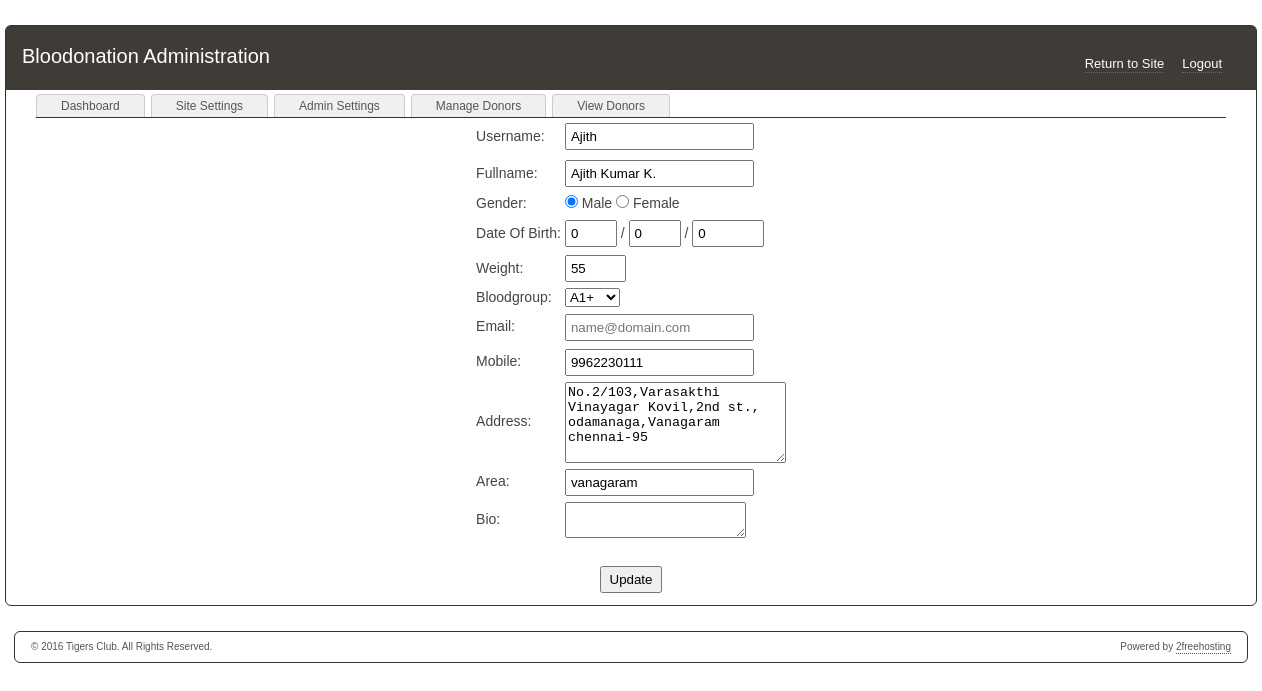
The app's page /admin/edit_donor.php?id=72 (signed in) with its own data.
### tables this page shows
CREATE TABLE IF NOT EXISTS `settings` (
  `setting` varchar(255) NOT NULL,
  `value` text NOT NULL,
  PRIMARY KEY (`setting`)
);

CREATE TABLE IF NOT EXISTS `donor` (
  `id` int(10) unsigned NOT NULL AUTO_INCREMENT,
  `date` timestamp NOT NULL DEFAULT CURRENT_TIMESTAMP,
  `username` varchar(15) NOT NULL,
  `password` varchar(100) NOT NULL,
  `fullname` varchar(25) NOT NULL,
  `gender` varchar(6) NOT NULL DEFAULT '',
  `day` int(2) NOT NULL,
  `month` int(2) NOT NULL,
  `year` int(4) NOT NULL,
  `weight` int(3) NOT NULL,
  `bloodgroup` varchar(5) NOT NULL,
  `email` varchar(25) NOT NULL,
  `mobile` varchar(113) NOT NULL,
  `address` varchar(250) NOT NULL,
  `city` varchar(25) NOT NULL,
  `bio` varchar(250) NOT NULL,
  PRIMARY KEY (`id`),
  UNIQUE KEY `username` (`username`)
);

### utils/config.php (called while the page is built, shortened)
<?php
$table_prefix = "";
?>

### admin/edit_donor.php (the view, shortened to what this page needs)
<?php
include '../utils/config.php';
include("../utils/functions.php");
if(isset($_GET['id']))
{
	$id=$_GET['id'];
$query1 = mysqli_query($conn,"select * from donor where id=$id");
$query2 = mysqli_fetch_array($query1);
?>
<?php
include("./admin_header.php");
?>
  <div id="content">
    <ul id="topTabs">
      <li><a href="./index.php">Dashboard</a></li>
      <li><a href="./site_settings.php">Site Settings</a></li>
      <li><a href="./admin_settings.php">Admin Settings</a></li>
      <li><a href="./manage_donors.php">Manage Donors</a></li>
      <li><a href="./count_view.php">View Donors</a></li>
    </ul>
		<form method="post" action="" >
<table align="center">
<tr><td>Username:</td> <td> <input type="text" class="form" name="username" value="<?=$query2['username'];?>"/></td></tr><tr>
<tr><td>Fullname:</td><td><input type="text" class="form" name="fullname" value="<?=$query2['fullname'];?>"/></td></tr>
<tr><td>Gender: </td><td><input type="radio" class="rform" name="gender" value="Male"
<?php
if($query2['gender'] == 'Male')
	echo 'checked = "true"';
?> checked/> Male
<input type="radio" class="rform" name="gender" value="Female"
<?php
if($query2['gender'] == 'Female')
	echo 'checked = "true"';
?>/> Female</td></tr>
<tr><td>Date Of Birth:</td><td><input type="number" class="form" name="day" placeholder="DD" value="<?=$query2['day'];?>" style="width:40px;" size="2"> / <input type="number" class="form" name="month" placeholder="MM" style="width:40px;" value="<?=$query2['month'];?>" size="2"> / <input type="number" class="form" name="year" placeholder="YYYY" style="width:60px;" value="<?=$query2['year'];?>" size="4"></td></tr>
<tr><td>Weight:</td><td><input type="text" class="form" name="weight" value="<?=$query2['weight'];?>" size="4"></td></tr>
<tr><td>Bloodgroup:</td><td><select name="bloodgroup" class="form">
	<?php $bloodgroup = $query2['bloodgroup']; ?>
<option value="A1+" <?php selected(@$bloodgroup,"A1+") ?> />A1+</option>
</select></td></tr>
<tr><td>Email:</td><td><input type="text" class="form" name="email" placeholder="name@domain.com" value="<?=$query2['email'];?>"></td></tr>
<tr><td>Mobile:</td><td><input type="text" class="form" name="mobile" placeholder="10 digit mobile number" value="<?=$query2['mobile'];?>"></td></tr>
<tr><td>Address:</td>
<td><textarea class="form" name="address"
           rows="5"
           cols="25"/><?=$query2['address'];?></textarea></td></tr>
		   <tr><td>Area:</td><td><input type="text" class="form" name="city" value="<?=$query2['city'];?>" placeholder="Kundrathur"></td></tr>
<tr><td>Bio:</td><td><textarea class="form" name="bio"><?=$query2['bio'];?></textarea></td></tr>
<tr><td></td><td>
</table><br/>
<center><input type="submit" name="submit" value=" Update "></center>
</form>
	</div>
<?php
}
?>
<?php
include("./admin_footer.php");
?>

### admin/admin_header.php (shortened to what this page needs)
<!DOCTYPE html PUBLIC "-//W3C//DTD XHTML 1.0 Transitional//EN" "http://www.w3.org/TR/xhtml1/DTD/xhtml1-transitional.dtd">
<html xmlns="http://www.w3.org/1999/xhtml">
<head>
<link type="text/css" href="./stylesheet.css" rel="stylesheet" />
</head>
<body>
<div id="wrapper">
  <div id="header">
    <div id="logo">
      <a href="./index.php"><?php print ucwords(get_config('site_name')); ?> Administration</a>
    </div>
    <ul id="headernav">
<?php
if(isset($_SESSION['adminsession'])){
?>
      <li><a href="./logout.php">Logout</a></li>
<?php
}
?>
      <li><a href="../">Return to Site</a></li>
    </ul>
  </div>

### admin/admin_footer.php (shortened to what this page needs)
</div>
<div id="footer">
  <ul id="footernav">
    <li>Powered by <a href="http://www.2freehosting.com">2freehosting</a></li>
  </ul>
  &copy; <?php print date('Y'); print ' '.$site_copyright;?>. All Rights Reserved.
</div>
</body>
</html>

### admin/stylesheet.css (style rules this page uses)
body { color:#444; font-family:Verdana, Helvetica, Arial, sans-serif; font-size:14px; line-height:1.4; margin:0; padding:0; }
a,a:visited { color:#555; }
ul,ol { margin-bottom:18px; }
#wrapper { -moz-border-radius:6px; -webkit-border-radius:6px; background-color:#fff; border:solid 1px #333; border-radius:6px; margin:25px auto; padding:0; width:1250px; }
#header { -moz-border-radius-topleft:4px; -moz-border-radius-topright:4px; -webkit-border-top-left-radius:4px; -webkit-border-top-right-radius:4px; background-color:#3f3b37; border-top-left-radius:4px; border-top-right-radius:4px; padding:16px; }
#logo { float:left; }
#logo a { color: white; text-decoration: none; font-size: 20px; }
#headernav { float:right; margin:12px 0 0; }
#headernav li { float:right; list-style-type:none; margin:0 18px 0 0; padding:0; }
#headernav li a { border-bottom:1px dotted #696969; color:#fff; font-size:13px; padding-bottom:1px; text-decoration:none; }
#content { padding:0 30px 10px; }
#footer { -moz-border-radius:6px; -webkit-border-radius:6px; background-color:#fff; border:solid 1px #333; border-radius:6px; color:#555; font-size:10px; margin:0 auto 20px; padding:8px 16px; width:1200px; }
#footer a,#footer a:visited { color:#555; text-decoration:none; }
#footernav { float:right; margin:0; width:400px; }
#footernav li { float:right; list-style-type:none; margin:0 0 0 18px; padding:0; }
#footernav li a { border-bottom:1px dotted #555; color:#555; padding-bottom:1px; text-decoration:none; }
#topTabs { border-bottom:solid 1px #235; float:left; margin:4px 0 0; padding:0; width:100%; }
#topTabs li { -moz-border-radius-topleft:4px; -moz-border-radius-topright:4px; -webkit-border-top-left-radius:4px; -webkit-border-top-right-radius:4px; background-color:#f0f0f0; border:solid 1px #ccc; border-bottom:0; border-top-left-radius:4px; border-top-right-radius:4px; float:left; list-style-type:none; margin:0 6px 0 0; padding:0; }
#topTabs li a { color:#555; display:block; font-size:12px; padding:3px 24px; text-decoration:none; }
input { margin:2px 0; padding:4px; }

### records on screen
settings: value "Bloodonation"
donor: username "Ajith", fullname "Ajith Kumar K.", gender "☑", day "0", month "0", year "0", weight "55", bloodgroup "A1+", mobile "9962230111", address "No.2/103,Varasakthi Vinayagar Kovil,2nd st., odamanaga,Vanagaram chennai-95", city "vanagaram"
settings: value "Tigers Club"
